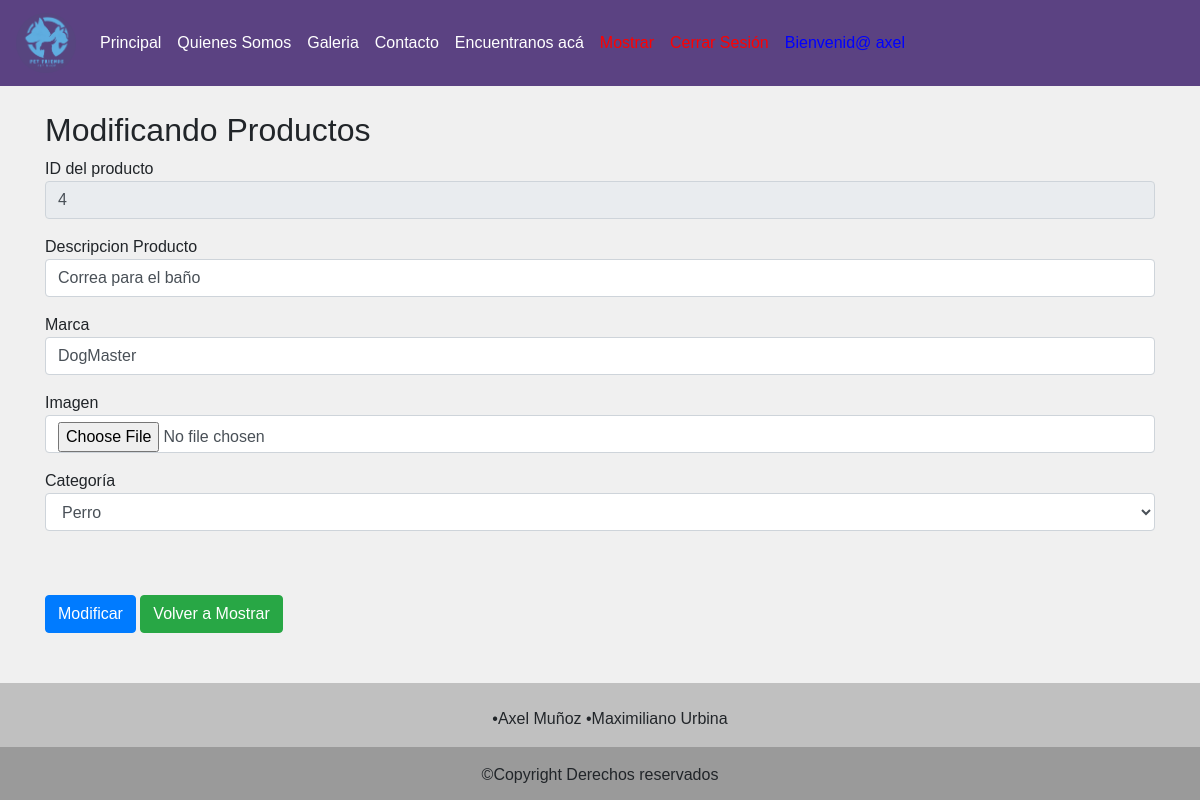
The page /form_mod_producto/4 (signed in) on the database its author committed.
### core/models.py (models this page shows, shortened)
class Productos_Animal (models.Model):
    id_producto = models.CharField(primary_key=True, max_length=6, verbose_name='id_producto')
    descripcionP= models.CharField(max_length=60, verbose_name='Descripcion')
    marca= models.CharField(max_length=20, verbose_name='Marca')
    imagen =models.ImageField(upload_to="productos",null=True)
    categoria = models.ForeignKey(CategoriaAnimal, on_delete=models.CASCADE, verbose_name='Categoria Animal')

### core/views.py (the view, shortened to what this page needs)
def form_mod_producto(request, id):
    producto = Productos_Animal.objects.get(id_producto=id)
    datos = {
        'form': ProductoForm2(instance=producto)
    }
    return render (request, 'form_mod_producto.html', datos )

### core/models.py (called while the page is built)
    def __str__(self):
        return self.nombreCategoriaA

### core/templates/form_mod_producto.html (shortened to what this page needs)
<!DOCTYPE html>
<html lang="en">
<head>
    <link rel="stylesheet" href="https://cdn.jsdelivr.net/npm/bootstrap@4.6.1/dist/css/bootstrap.min.css">
    {% load static %}
    <link rel="stylesheet" href="{% static 'css/style.css' %}">
    <link rel="stylesheet" href="{% static 'css/styleC.css' %}">
</head>
<body>
  <nav id="nav" class="navbar navbar-expand-sm navbar-light ">
    <div class="navbar-brand">
      <img class="rounded-circle" src="{% static 'img/logo.png' %}" width="60" height="60" alt="">
    </div>
    <div class="collapse navbar-collapse" id="opciones">
      <ul class="navbar-nav">
        <li class="nav-item">
          <a id="navL" class="nav-link" href="{% url 'index' %}">Principal</a>
        </li>
        <li class="nav-item">
          <a class="nav-link" id="navL"  href="{% url 'somos' %}">Quienes Somos</a>
        </li>
        <li class="nav-item">
          <a class="nav-link" id="navL"  href="{% url 'galeria'%}">Galeria</a>
         <li class="nav-item">
            <a class="nav-link" id="navL"  href="{% url 'contacto' %}">Contacto</a>
        </li>
        <li class="nav-item">
          <a class="nav-link" id="navL"  href="{% url 'mapa' %}">Encuentranos acá</a>
        </li>
        <li class="nav-item">
          {% if user.is_authenticated %}
            <a href="{% url 'mostrar' %}" class="nav-link"  style="color: red;">Mostrar </a>
          </li>
            <li class="nav-item">
            <a href="{% url 'logout' %}"  class="nav-link"  style="color: red; ">Cerrar Sesión</a>
          </li>
          <li class="nav-item">
            <a href="#" class="nav-link" style="color:blue;" >Bienvenid@ {{user.username}}</a>
          </li>
          {% endif %}
        </li>
      </ul>
    </div>
  </nav>
    <div class="container">
        <h2>Modificando Productos</h2>
        {% if user.is_authenticated %}
        <form method="POST" action="#" enctype="multipart/form-data" id="formularioo">
            <div class="form-group"  >
              {{ form.id_producto.label }}
              {{ form.id_producto}}
            </div>
            <div class="form-group">
              {{ form.descripcionP.label }}
              {{ form.descripcionP }}
            </div>
            <div class="form-group">
              {{ form.marca.label }}
              {{ form.marca}}
            </div>
            <div class="form-group">
                {{ form.imagen.label }}
                {{ form.imagen}}
            </div>
            <div class="form-group">
                {{ form.categoria.label }}
                {{ form.categoria}}
            </div>
            <br><br>
            <input type="submit" class="btn btn-primary" value="Modificar">
            <a href="{% url 'mostrar' %}" class="btn btn-success">Volver a Mostrar</a>
            {% else %}
            <h1>NO TIENES PERMISO PARA VER ESTO</h1>
            {% endif %}
        </form>
    </div>
  <footer class="text-center">
    <div class="container-fluid">
      <div class="justify-content-center  ">
      <p id="nombre" class="me-5" ><br>•Axel Muñoz •Maximiliano Urbina<p>
        </div>
    </div>
      <div class="text-center p-3" id="copy">©Copyright Derechos reservados</div>
    </footer>
</body>
</html>

### core/static/css/style.css (style rules this page uses)
footer { background-color: rgba(0, 0, 0, 0.2); margin-top: 50px; bottom: auto; display:block; }
body { background-color: rgb(240, 240, 240); }
#nav { background-color: #5B4282 ; margin-bottom: 25px; }
#navL { color:white; }
#nombre { margin-left:20px; }
#copy { background-color: rgba(0, 0, 0, 0.2); }

### core/templates/form_mod_producto.html (style rules this page uses)
body { font-family: Arial; }

### rows shown on the page
Productos_Animal: id_producto "4", descripcionP "Correa para el baño", marca "DogMaster", categoria "Perro"

### other values the page prints
{{ user.username }} "axel"
